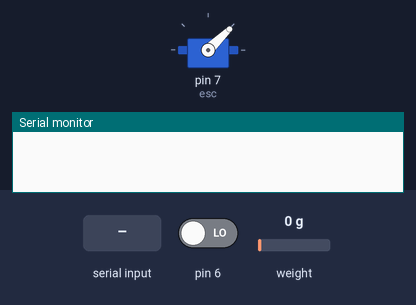
A sketch run on a simulated Arduino Uno, built with avr-gcc and run on an emulated ATmega328P. Shown: servo, the last lines printed to the serial monitor. Inputs (shaded band) come from the test bench; at power-on: pin 6 LOW, weight on the scale 0 g.

Above: at 2.2 s.
2.3 s: "200\n" received over Serial
At 49.2 s:
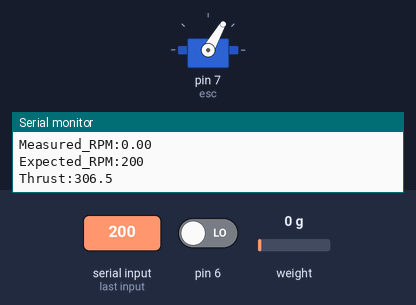
Timing chart, 0 to 52.6 s (numbered marks = the images above; inputs shaded):
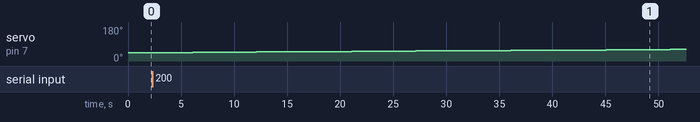

Measured:
- after the input at 2.3 s, servo on pin 7 (esc): moves from 44° to 61° over 48.0 s, starting after 0.80 s

The sketch:

P1.ino
```cpp
#include <Servo.h>
#include "HX711.h"
const int LOADCELL_DOUT_PIN = 2; //Green DT 2
const int LOADCELL_SCK_PIN = 3;  //Yellow SDK 3
// const float bias = 616266;
// const float lamda =405;

const float bias= -387987.00;
const float lamda=1266;

const int num_blade = 3;

HX711 scale;
Servo esc;
int val1;
int val2;

const int escMin = 1000;        // Range
const int escMax = 2000;
const float Kp1 = 0.05;
volatile int passCount = 0;
unsigned long previousMillis = 0;

const unsigned long interval = 3000;
int escInput = 1000;
double rpm = 0;
bool passDetected = false;
int targetRPM = 0;


void setup() {
  pinMode(6,INPUT);
  Serial.begin(9600);
  esc.attach(7);
  scale.begin(LOADCELL_DOUT_PIN, LOADCELL_SCK_PIN);
  esc.writeMicroseconds(1000); // Initialize the ESC with no throttle
  delay(1000);
}


void loop() {
  val1=digitalRead(6);
  // int escValue = map(val2, 0, 1024, 2000, 1000);
  // esc.writeMicroseconds(escValue);
  if (val1==1 && !passDetected) {
    passCount++;
    passDetected = true;
  }
  if (val1==0 && passDetected) {
    passDetected = false;
  }
    // Serial.print(val1);
    // Serial.print("         ");
    // Serial.println(val2);
    // delay(500);
    // Calibration

  unsigned long currentMillis = millis();
  if (currentMillis - previousMillis >= interval) {
    unsigned long timeBetweenMillis = currentMillis - previousMillis;
    rpm = passCount*60000/ timeBetweenMillis/num_blade; // Assuming one ductape Convert milliseconds to RPM
    previousMillis = currentMillis;
    passCount = 0;

    // Serial.print("TimeStamp:");
    // Serial.println(millis());
    Serial.print("ESC:");
    Serial.println(escInput);
    Serial.print("Measured_RPM:");
    Serial.println(rpm);
    Serial.print("Expected_RPM:");
    Serial.println(targetRPM);
    Serial.print("Thrust:");
    Serial.println((scale.get_units()-bias)/lamda, 1); //bias&lamda are two constant for the load cell calibrated using another code.
    Serial.println();
    //Output on the Serial monitor have the format
    //TimeStamp: <value1> ms
    //ESC: <value2> impulse width (microsecond)
    //Measured_RPM: <value3>
    //Expected_RPM: <value4>
    //Thrust: <value5> g


  if (targetRPM > 0) { // Only adjust if a target RPM is set
      float error = targetRPM - rpm;
      escInput += min(50.0, Kp1 * error); // Adjust ESC input based on the error
      escInput = constrain(escInput, escMin, escMax); // Limit to ESC range

      esc.writeMicroseconds(escInput); // Apply the adjusted ESC signal
    }
  if (targetRPM==0){
    escInput=0;
    esc.writeMicroseconds(1000);
  }
  }
  if (Serial.available() > 0) {
    String input = Serial.readStringUntil('\n');
    targetRPM = input.toInt();
    // Serial.print("Target RPM set to");
    // Serial.println(targetRPM);
  }


}
```
